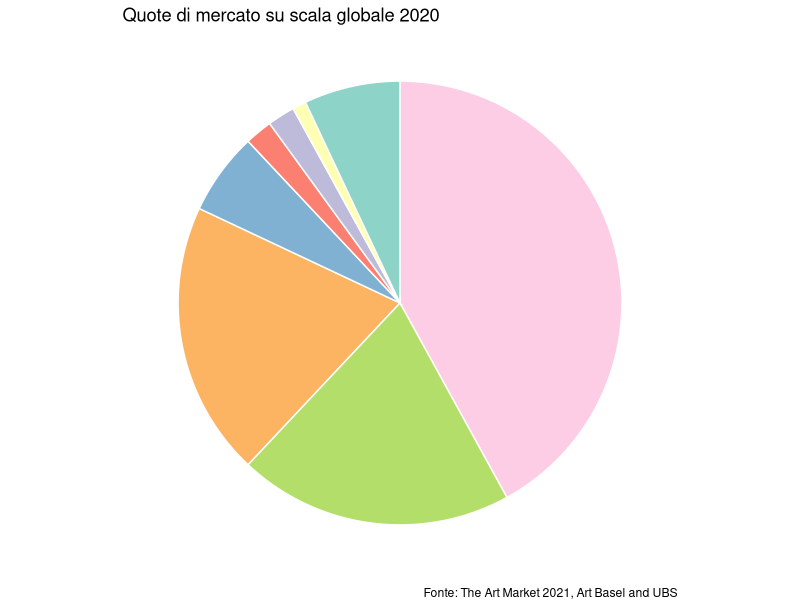
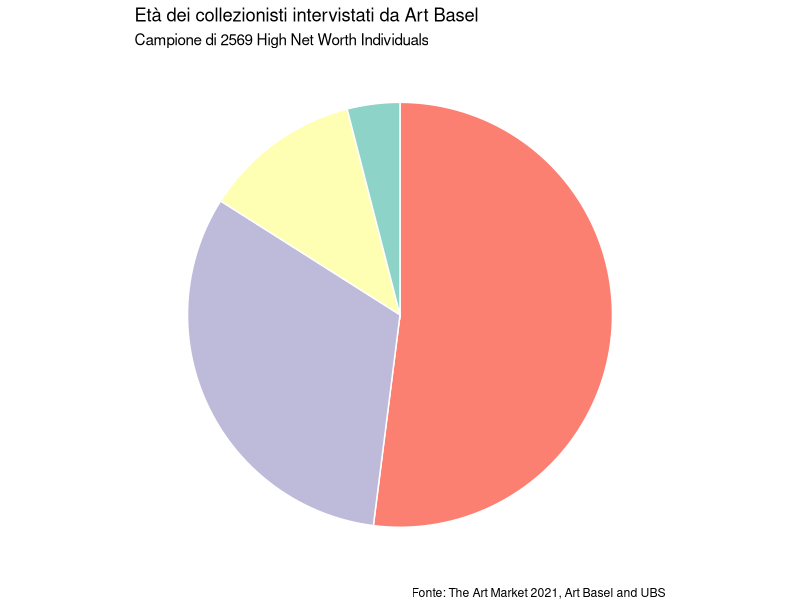
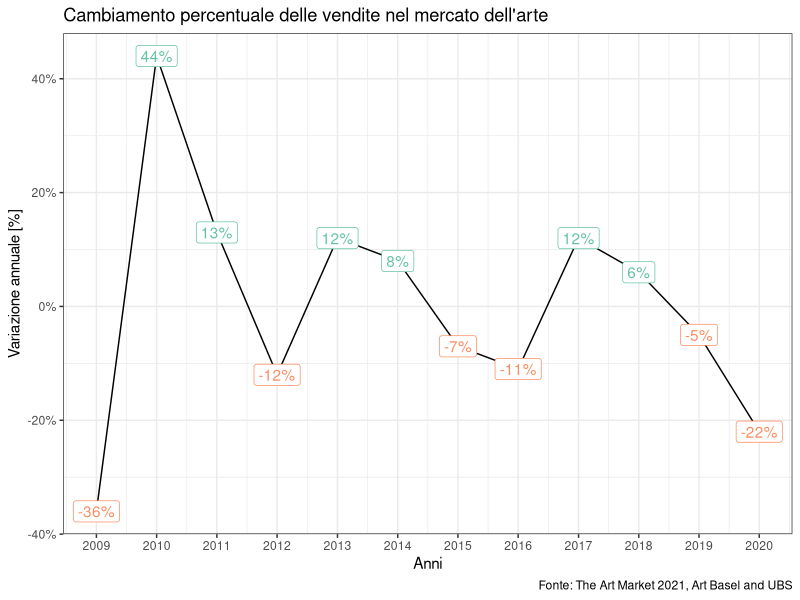
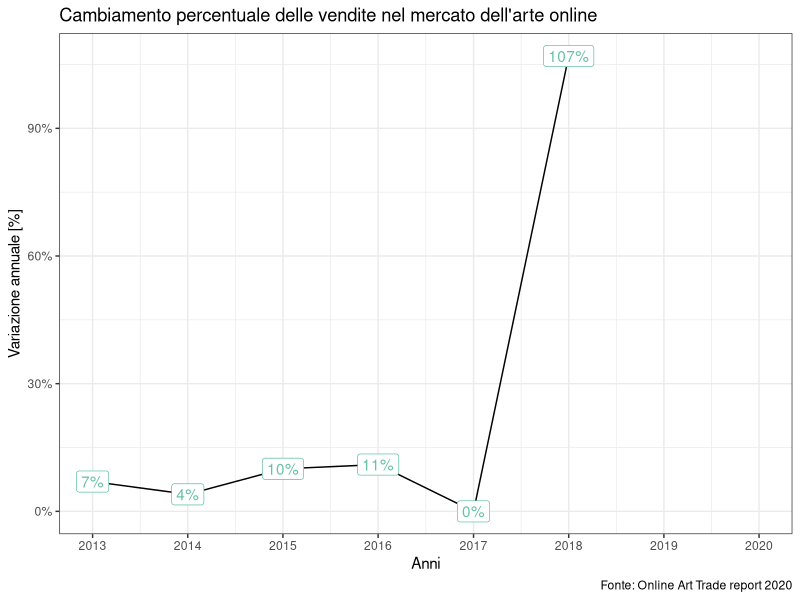
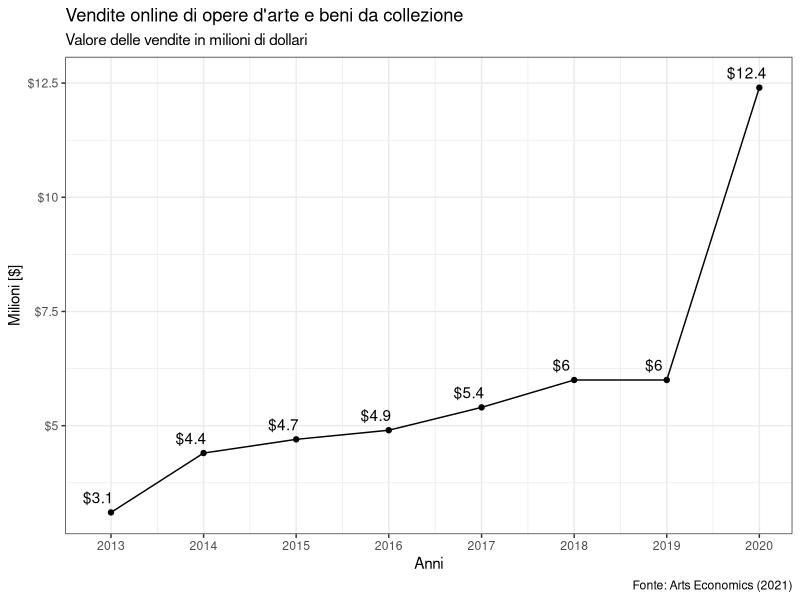
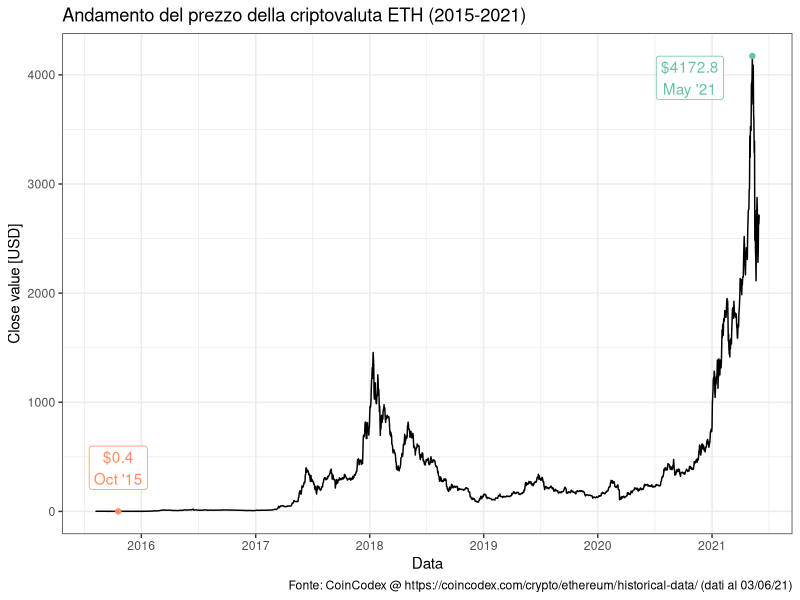
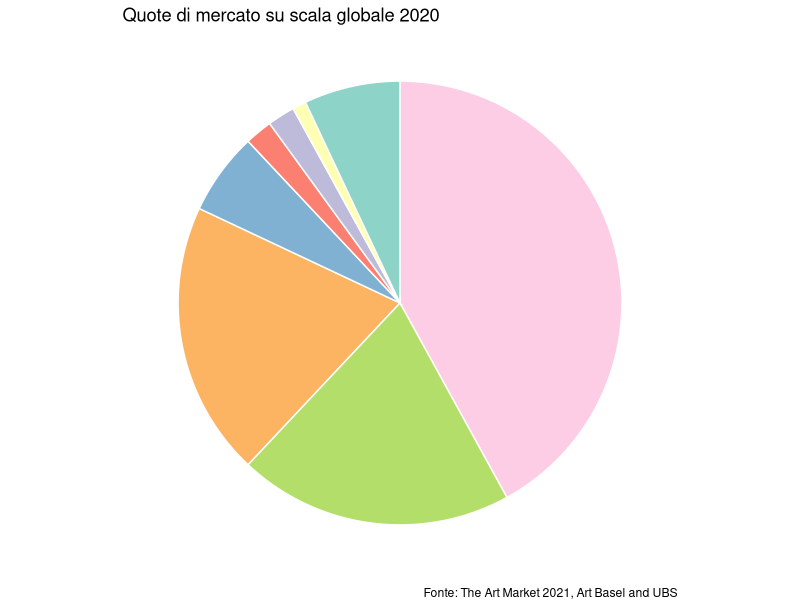
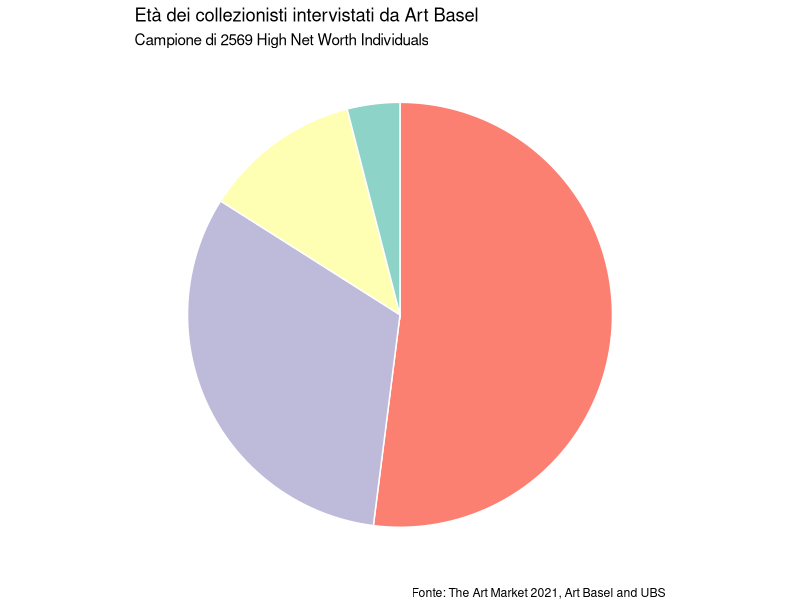

Write R code to recreate these figures, in order.
## ---- chunk 1
library(tidyverse)
library(ggrepel)
library(ggtext)
library(readr)
library(readxl)
library(magrittr)
library(RColorBrewer)
## ---- chunk 2
quote <- read_csv("dataset/quote_di_mercato_paesi.csv")
quote %<>% 
  mutate(stati = factor(stati, levels = c("Altri", "Spagna", "Germania", "Svizzera", "Francia", "Cina", "UK", "USA")))

  quote %>%
  ggplot(aes(x="", y=valori, fill = stati)) +
  ggtitle("Quote di mercato su scala globale 2020") +
    labs(caption = "Fonte: The Art Market 2021, Art Basel and UBS") +
    xlab("") +
    ylab("") +
    scale_fill_brewer(palette="Set3") +
    geom_bar(stat = "identity", width = 1, color = "white", show.legend = F) +
    coord_polar("y") +
    theme_void()
## ---- chunk 3
ggsave("figure/quote_di_mercato_paesi.png", width = 7, height = 6)
## ---- chunk 4
collezionisti <- read_csv("dataset/eta_collezionisti.csv")

collezionisti %<>% 
  mutate(generazione = reorder(generazione, valori)) 

collezionisti %>%
  ggplot(aes(x="", y=valori, fill = generazione )) +
  ggtitle("Età dei collezionisti intervistati da Art Basel", subtitle = "Campione di 2569 High Net Worth Individuals") +
  labs(caption = "Fonte: The Art Market 2021, Art Basel and UBS") +
  xlab("") +
  ylab("") +
  scale_fill_brewer(palette="Set3") +
  geom_bar(stat = "identity", width = 1, color = "white", show.legend = F) +
  coord_polar("y") +
  theme_void()
## ---- chunk 5
ggsave("figure/eta_collezionisti.png", width = 7, height = 6)
## ---- chunk 6
vendite <- read_csv("dataset/cambiamenti_nelle_vendite.csv")

vendite %<>% mutate(anni = as.Date(paste(anni, "01", "01", sep = "-")))

vendite %>%
  ggplot(aes(anni, change)) +
  ggtitle("Cambiamento percentuale delle vendite nel mercato dell'arte") +
  labs(caption = "Fonte: The Art Market 2021, Art Basel and UBS") +
  xlab("Anni") +
  ylab("Variazione annuale [%]") +
  geom_line() +
  geom_label(aes(label = paste0(vendite$change * 100, "%"), color = change < 0), show.legend = F) +
  scale_color_brewer(palette="Set2") +
  scale_x_date(date_labels = "%Y", date_breaks = "1 year") +
  scale_y_continuous(labels = scales::percent_format()) +
  theme_bw()
## ---- chunk 7
ggsave("figure/cambiamenti_nelle_vendite.png", width = 7, height = 4)
## ---- chunk 8
mercato_online <- read_csv("dataset/valore_vendite_online.csv")

percent_value <- function(var) {
  r <- vector()
  for( k in 1:length(var) ) {
    r[k] <- round((var[k+1] - var[k]) / var[k], digits = 2)
  }
  data.table::shift(r, -1)
}

mercato_online %<>% 
  mutate(
    anno = as.Date(paste(anno, "01", "01", sep = "-")),
    crescita = percent_value(dollari)
    )
  

mercato_online %>%
  ggplot(aes(anno, crescita)) +
  ggtitle("Cambiamento percentuale delle vendite nel mercato dell'arte online") +
  labs(caption = "Fonte: Online Art Trade report 2020") +
  xlab("Anni") +
  ylab("Variazione annuale [%]") +
  geom_line() +
  geom_label(aes(label = paste0(mercato_online$crescita * 100, "%"), color = crescita < 0), show.legend = F) +
  scale_color_brewer(palette="Set2") +
  scale_x_date(date_labels = "%Y", date_breaks = "1 year") +
  scale_y_continuous(labels = scales::percent_format(accuracy = 1)) +
  theme_bw()
## ---- chunk 9
ggsave("figure/crescita_percentuale_mercato_online.png", width = 7, height = 4)
## ---- chunk 10
mercato_online %>%
  ggplot(aes(anno, dollari)) +
  ggtitle("Vendite online di opere d'arte e beni da collezione", subtitle = "Valore delle vendite in milioni di dollari") +
  labs(caption = "Fonte: Arts Economics (2021)") +
  xlab("Anni") +
  ylab("Milioni [$]") +
  geom_line() +
  geom_point() +
  geom_text(aes(label = paste0("$",mercato_online$dollari / 1000000)), vjust = 0, nudge_y = 200000, nudge_x = -50) +
  scale_x_date(date_labels = "%Y", date_breaks = "1 year") +
  scale_y_continuous(labels = function(v) paste0("$", v / 1000000)) +
  theme_bw()
## ---- chunk 11
ggsave("figure/crescita_assoluta_mercato_online.png", width = 7, height = 4)
## ---- chunk 12
eth <- read_csv("dataset/ethereum.csv")
eth %<>%
  select(Date, Close) %>%
  mutate(Date = as.Date(Date, format = "%b-%d-%Y"))

values <- eth %>%
  filter(Close == max(Close) | Close == min(Close))

 eth %>%
  ggplot(aes(Date, Close)) +
  geom_line() +
  geom_point(data = values, aes(color = Close == max(Close)), show.legend = F) +
  geom_label(data = values, aes(label = paste0("$", round(Close, 1), "\n", format(Date, "%b '%y")), color = Close == max(Close)), nudge_x = c(-200, 0), nudge_y = c(-200, 400), show.legend = F) +
  scale_color_brewer(palette="Set2", direction = -1) +
  ggtitle("Andamento del prezzo della criptovaluta ETH (2015-2021)") +
  labs(caption = "Fonte: CoinCodex @ https://coincodex.com/crypto/ethereum/historical-data/ (dati al 03/06/21)") +
  xlab("Data") +
  ylab("Close value [USD]") +
  scale_x_date(date_breaks = "1 year", date_labels = "%Y") +
  theme_bw()
## ---- chunk 13
ggsave("figure/ethereum.png", width = 7, height = 4)
